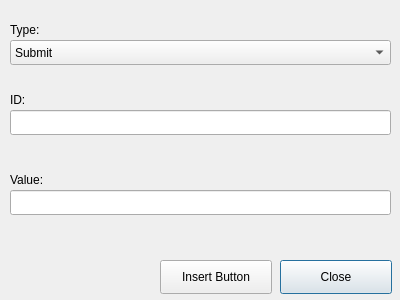
<?xml version="1.0" encoding="UTF-8"?>
<ui version="4.0">
 <class>InsertButtonDialog</class>
 <widget class="QDialog" name="InsertButtonDialog">
  <property name="geometry">
   <rect>
    <x>0</x>
    <y>0</y>
    <width>400</width>
    <height>300</height>
   </rect>
  </property>
  <property name="windowTitle">
   <string>Insert Button</string>
  </property>
  <widget class="QLabel" name="label">
   <property name="geometry">
    <rect>
     <x>10</x>
     <y>20</y>
     <width>381</width>
     <height>19</height>
    </rect>
   </property>
   <property name="text">
    <string>Type:</string>
   </property>
  </widget>
  <widget class="QComboBox" name="typeBox">
   <property name="geometry">
    <rect>
     <x>10</x>
     <y>40</y>
     <width>381</width>
     <height>25</height>
    </rect>
   </property>
   <item>
    <property name="text">
     <string>Submit</string>
    </property>
   </item>
   <item>
    <property name="text">
     <string>Other</string>
    </property>
   </item>
  </widget>
  <widget class="QLabel" name="label_2">
   <property name="geometry">
    <rect>
     <x>10</x>
     <y>90</y>
     <width>381</width>
     <height>19</height>
    </rect>
   </property>
   <property name="text">
    <string>ID:</string>
   </property>
  </widget>
  <widget class="QLineEdit" name="idTextBox">
   <property name="geometry">
    <rect>
     <x>10</x>
     <y>110</y>
     <width>381</width>
     <height>25</height>
    </rect>
   </property>
  </widget>
  <widget class="QLabel" name="label_3">
   <property name="geometry">
    <rect>
     <x>10</x>
     <y>170</y>
     <width>381</width>
     <height>19</height>
    </rect>
   </property>
   <property name="text">
    <string>Value:</string>
   </property>
  </widget>
  <widget class="QLineEdit" name="valueTextBox">
   <property name="geometry">
    <rect>
     <x>10</x>
     <y>190</y>
     <width>381</width>
     <height>25</height>
    </rect>
   </property>
  </widget>
  <widget class="QPushButton" name="closeButton">
   <property name="geometry">
    <rect>
     <x>280</x>
     <y>260</y>
     <width>112</width>
     <height>34</height>
    </rect>
   </property>
   <property name="text">
    <string>Close</string>
   </property>
  </widget>
  <widget class="QPushButton" name="insertButton">
   <property name="geometry">
    <rect>
     <x>160</x>
     <y>260</y>
     <width>112</width>
     <height>34</height>
    </rect>
   </property>
   <property name="text">
    <string>Insert Button</string>
   </property>
  </widget>
 </widget>
 <resources/>
 <connections/>
</ui>
